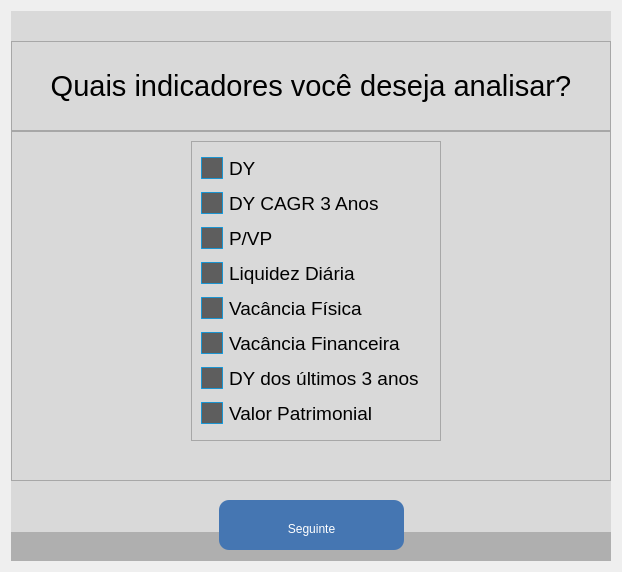
     <widget class="QWidget" name="fiisOptionsPage">
      <layout class="QHBoxLayout" name="horizontalLayout_8">
       <item>
        <widget class="QFrame" name="frame_11">
         <property name="minimumSize">
          <size>
           <width>600</width>
           <height>550</height>
          </size>
         </property>
         <property name="maximumSize">
          <size>
           <width>600</width>
           <height>600</height>
          </size>
         </property>
         <property name="styleSheet">
          <string notr="true">background-color: rgb(217, 217, 217);</string>
         </property>
         <property name="frameShape">
          <enum>QFrame::NoFrame</enum>
         </property>
         <property name="frameShadow">
          <enum>QFrame::Raised</enum>
         </property>
         <layout class="QVBoxLayout" name="verticalLayout_13">
          <property name="spacing">
           <number>0</number>
          </property>
          <property name="leftMargin">
           <number>0</number>
          </property>
          <property name="topMargin">
           <number>0</number>
          </property>
          <property name="rightMargin">
           <number>0</number>
          </property>
          <property name="bottomMargin">
           <number>0</number>
          </property>
          <item>
           <spacer name="verticalSpacer_5">
            <property name="orientation">
             <enum>Qt::Vertical</enum>
            </property>
            <property name="sizeType">
             <enum>QSizePolicy::Fixed</enum>
            </property>
            <property name="sizeHint" stdset="0">
             <size>
              <width>20</width>
              <height>30</height>
             </size>
            </property>
           </spacer>
          </item>
          <item>
           <widget class="QFrame" name="frame_17">
            <property name="maximumSize">
             <size>
              <width>16777215</width>
              <height>90</height>
             </size>
            </property>
            <property name="frameShape">
             <enum>QFrame::StyledPanel</enum>
            </property>
            <property name="frameShadow">
             <enum>QFrame::Raised</enum>
            </property>
            <layout class="QHBoxLayout" name="horizontalLayout_19">
             <item>
              <widget class="QLabel" name="label_66">
               <property name="font">
                <font>
                 <pointsize>22</pointsize>
                </font>
               </property>
               <property name="text">
                <string>Quais indicadores você deseja analisar?</string>
               </property>
               <property name="alignment">
                <set>Qt::AlignCenter</set>
               </property>
              </widget>
             </item>
            </layout>
           </widget>
          </item>
          <item>
           <widget class="QFrame" name="InformationFrame_4">
            <property name="frameShape">
             <enum>QFrame::StyledPanel</enum>
            </property>
            <property name="frameShadow">
             <enum>QFrame::Raised</enum>
            </property>
            <layout class="QVBoxLayout" name="verticalLayout_16">
             <item>
              <widget class="QFrame" name="GenderBox_4">
               <property name="styleSheet">
                <string notr="true">QCheckBox::indicator{
	background: #5E5E5E;
	border: 1px solid rgba(0, 170, 255, 0.71);
	height: 20px;
	width: 20px;

}

QCheckBox::indicator:checked{
	background: rgba(50, 170, 255, 0.58);
	height: 20px;
	width: 20px;
}

</string>
               </property>
               <property name="frameShape">
                <enum>QFrame::NoFrame</enum>
               </property>
               <property name="frameShadow">
                <enum>QFrame::Raised</enum>
               </property>
               <layout class="QHBoxLayout" name="horizontalLayout_7">
                <property name="spacing">
                 <number>5</number>
                </property>
                <property name="leftMargin">
                 <number>50</number>
                </property>
                <property name="topMargin">
                 <number>0</number>
                </property>
                <property name="rightMargin">
                 <number>40</number>
                </property>
                <property name="bottomMargin">
                 <number>0</number>
                </property>
                <item>
                 <widget class="QFrame" name="frame_7">
                  <property name="maximumSize">
                   <size>
                    <width>250</width>
                    <height>16777215</height>
                   </size>
                  </property>
                  <property name="frameShape">
                   <enum>QFrame::StyledPanel</enum>
                  </property>
                  <property name="frameShadow">
                   <enum>QFrame::Raised</enum>
                  </property>
                  <layout class="QVBoxLayout" name="verticalLayout_5">
                   <item>
                    <widget class="QCheckBox" name="Fiis_DY">
                     <property name="minimumSize">
                      <size>
                       <width>0</width>
                       <height>0</height>
                      </size>
                     </property>
                     <property name="font">
                      <font>
                       <family>Segoe UI</family>
                       <pointsize>14</pointsize>
                       <italic>false</italic>
                       <bold>false</bold>
                      </font>
                     </property>
                     <property name="styleSheet">
                      <string notr="true">font: 14pt &quot;Segoe UI&quot;;</string>
                     </property>
                     <property name="text">
                      <string>DY</string>
                     </property>
                     <property name="iconSize">
                      <size>
                       <width>31</width>
                       <height>30</height>
                      </size>
                     </property>
                     <property name="autoExclusive">
                      <bool>false</bool>
                     </property>
                    </widget>
                   </item>
                   <item>
                    <widget class="QCheckBox" name="Fiis_DY_CAGR">
                     <property name="font">
                      <font>
                       <family>Segoe UI</family>
                       <pointsize>14</pointsize>
                       <italic>false</italic>
                       <bold>false</bold>
                      </font>
                     </property>
                     <property name="styleSheet">
                      <string notr="true">font: 14pt &quot;Segoe UI&quot;;</string>
                     </property>
                     <property name="text">
                      <string>DY CAGR 3 Anos</string>
                     </property>
                     <property name="autoExclusive">
                      <bool>false</bool>
                     </property>
                    </widget>
                   </item>
                   <item>
                    <widget class="QCheckBox" name="Fiis_PVP">
                     <property name="font">
                      <font>
                       <family>Segoe UI</family>
                       <pointsize>14</pointsize>
                       <italic>false</italic>
                       <bold>false</bold>
                      </font>
                     </property>
                     <property name="styleSheet">
                      <string notr="true">font: 14pt &quot;Segoe UI&quot;;</string>
                     </property>
                     <property name="text">
                      <string>P/VP</string>
                     </property>
                     <property name="autoExclusive">
                      <bool>false</bool>
                     </property>
                    </widget>
                   </item>
                   <item>
                    <widget class="QCheckBox" name="Fiis_Liquidez">
                     <property name="font">
                      <font>
                       <family>Segoe UI</family>
                       <pointsize>14</pointsize>
                       <italic>false</italic>
                       <bold>false</bold>
                      </font>
                     </property>
                     <property name="styleSheet">
                      <string notr="true">font: 14pt &quot;Segoe UI&quot;;</string>
                     </property>
                     <property name="text">
                      <string>Liquidez Diária</string>
                     </property>
                     <property name="autoExclusive">
                      <bool>false</bool>
                     </property>
                    </widget>
                   </item>
                   <item>
                    <widget class="QCheckBox" name="Fiis_VacF">
                     <property name="font">
                      <font>
                       <family>Segoe UI</family>
                       <pointsize>14</pointsize>
                       <italic>false</italic>
                       <bold>false</bold>
                      </font>
                     </property>
                     <property name="styleSheet">
                      <string notr="true">font: 14pt &quot;Segoe UI&quot;;</string>
                     </property>
                     <property name="text">
                      <string>Vacância Física</string>
                     </property>
                     <property name="autoExclusive">
                      <bool>false</bool>
                     </property>
                    </widget>
                   </item>
                   <item>
                    <widget class="QCheckBox" name="Fiis_VacF_2">
                     <property name="font">
                      <font>
                       <family>Segoe UI</family>
                       <pointsize>14</pointsize>
                       <italic>false</italic>
                       <bold>false</bold>
                      </font>
                     </property>
                     <property name="styleSheet">
                      <string notr="true">font: 14pt &quot;Segoe UI&quot;;</string>
                     </property>
                     <property name="text">
                      <string>Vacância Financeira</string>
                     </property>
                     <property name="autoExclusive">
                      <bool>false</bool>
                     </property>
                    </widget>
                   </item>
                   <item>
                    <widget class="QCheckBox" name="Fiis_DY3">
                     <property name="font">
                      <font>
                       <family>Segoe UI</family>
                       <pointsize>14</pointsize>
                       <italic>false</italic>
                       <bold>false</bold>
                      </font>
                     </property>
                     <property name="styleSheet">
                      <string notr="true">font: 14pt &quot;Segoe UI&quot;;</string>
                     </property>
                     <property name="text">
                      <string>DY dos últimos 3 anos</string>
                     </property>
                     <property name="autoExclusive">
                      <bool>false</bool>
                     </property>
                    </widget>
                   </item>
                   <item>
                    <widget class="QCheckBox" name="Fiis_Valor">
                     <property name="font">
                      <font>
                       <family>Segoe UI</family>
                       <pointsize>14</pointsize>
                       <italic>false</italic>
                       <bold>false</bold>
                      </font>
                     </property>
                     <property name="styleSheet">
                      <string notr="true">font: 14pt &quot;Segoe UI&quot;;</string>
                     </property>
                     <property name="text">
                      <string>Valor Patrimonial</string>
                     </property>
                     <property name="autoExclusive">
                      <bool>false</bool>
                     </property>
                    </widget>
                   </item>
                  </layout>
                 </widget>
                </item>
               </layout>
              </widget>
             </item>
             <item>
              <spacer name="verticalSpacer_7">
               <property name="orientation">
                <enum>Qt::Vertical</enum>
               </property>
               <property name="sizeType">
                <enum>QSizePolicy::Fixed</enum>
               </property>
               <property name="sizeHint" stdset="0">
                <size>
                 <width>20</width>
                 <height>30</height>
                </size>
               </property>
              </spacer>
             </item>
            </layout>
           </widget>
          </item>
          <item>
           <widget class="QFrame" name="ButtonFrame_4">
            <property name="maximumSize">
             <size>
              <width>16777215</width>
              <height>80</height>
             </size>
            </property>
            <property name="styleSheet">
             <string notr="true">background-color: qlineargradient(spread:pad, x1:0.5, y1:0.5, x2:0.5, y2:1, stop:0.2746 rgba(217, 217, 217, 255), stop:0.287185 rgba(175, 175, 175, 255));
padding-top:8px;

</string>
            </property>
            <property name="frameShape">
             <enum>QFrame::NoFrame</enum>
            </property>
            <property name="frameShadow">
             <enum>QFrame::Raised</enum>
            </property>
            <layout class="QHBoxLayout" name="horizontalLayout_22">
             <property name="spacing">
              <number>0</number>
             </property>
             <property name="leftMargin">
              <number>0</number>
             </property>
             <property name="topMargin">
              <number>0</number>
             </property>
             <property name="rightMargin">
              <number>0</number>
             </property>
             <property name="bottomMargin">
              <number>0</number>
             </property>
             <item>
              <spacer name="horizontalSpacer_10">
               <property name="orientation">
                <enum>Qt::Horizontal</enum>
               </property>
               <property name="sizeHint" stdset="0">
                <size>
                 <width>40</width>
                 <height>20</height>
                </size>
               </property>
              </spacer>
             </item>
             <item>
              <widget class="QPushButton" name="fiisOptions">
               <property name="minimumSize">
                <size>
                 <width>185</width>
                 <height>50</height>
                </size>
               </property>
               <property name="maximumSize">
                <size>
                 <width>185</width>
                 <height>50</height>
                </size>
               </property>
               <property name="styleSheet">
                <string notr="true">QPushButton {
	background-color: rgb(69, 118, 178);
	color: rgb(255, 255, 255);
	font: 22pt &quot;Arial&quot;;
	border-radius: 10px;
}

QPushButton:hover {
	border: 3px solid rgba(0, 170, 255, 0.71);
}

QPushButton:pressed {
	border: 3px solid rgba(0, 170, 255, 0.71);
    background-color:rgb(98, 168, 254);
}</string>
               </property>
               <property name="text">
                <string>Seguinte</string>
               </property>
              </widget>
             </item>
             <item>
              <spacer name="horizontalSpacer_11">
               <property name="orientation">
                <enum>Qt::Horizontal</enum>
               </property>
               <property name="sizeHint" stdset="0">
                <size>
                 <width>40</width>
                 <height>20</height>
                </size>
               </property>
              </spacer>
             </item>
            </layout>
           </widget>
          </item>
         </layout>
        </widget>
       </item>
      </layout>
     </widget>
